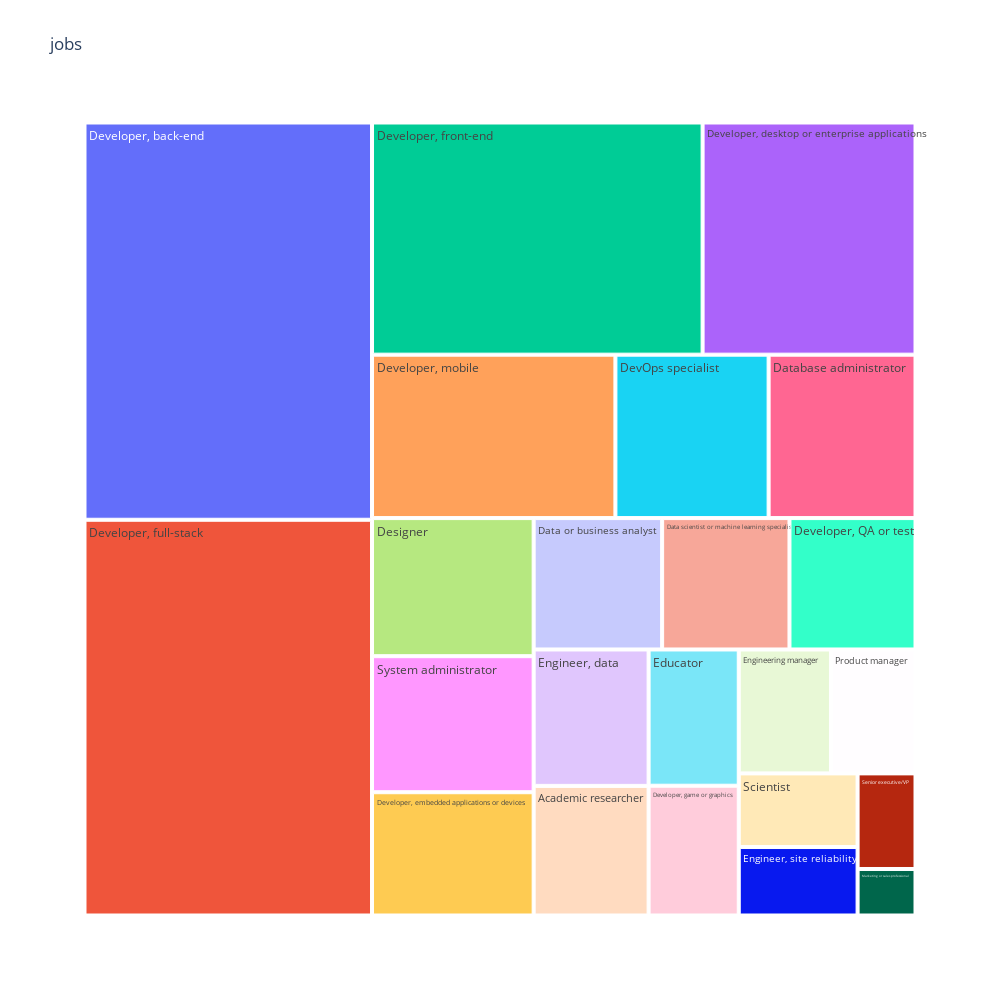

Write notebook code for a chart like this one.
### Code cell
jobs_freq = df['DevType'].sum().reset_index()
jobs_freq.columns = ['job','count']

px.treemap(jobs_freq,path=['job'],values='count',title='jobs',width=1000,height=1000)

### Figure 1 — Plotly figure (JSON) as saved in the notebook; plotly's stock layout.template omitted (floating-point values rounded to 4 significant figures)
{"data": [{"branchvalues": "total", "domain": {"x": [0, 1], "y": [0, 1]}, "hovertemplate": "labels=%{label}<br>count=%{value}<br>parent=%{parent}<br>id=%{id}<extra></extra>", "ids": ["Academic researcher", "Data or business analyst", "Data scientist or machine learning specialist", "Database administrator", "Designer", "DevOps specialist", "Developer, QA or test", "Developer, back-end", "Developer, desktop or enterprise applications", "Developer, embedded applications or devices", "Developer, front-end", "Developer, full-stack", "Developer, game or graphics", "Developer, mobile", "Educator", "Engineer, data", "Engineer, site reliability", "Engineering manager", "Marketing or sales professional", "Product manager", "Scientist", "Senior executive/VP", "System administrator"], "labels": ["Academic researcher", "Data or business analyst", "Data scientist or machine learning specialist", "Database administrator", "Designer", "DevOps specialist", "Developer, QA or test", "Developer, back-end", "Developer, desktop or enterprise applications", "Developer, embedded applications or devices", "Developer, front-end", "Developer, full-stack", "Developer, game or graphics", "Developer, mobile", "Educator", "Engineer, data", "Engineer, site reliability", "Engineering manager", "Marketing or sales professional", "Product manager", "Scientist", "Senior executive/VP", "System administrator"], "name": "", "parents": ["", "", "", "", "", "", "", "", "", "", "", "", "", "", "", "", "", "", "", "", "", "", ""], "type": "treemap", "values": [3552, 4024, 3988, 5722, 5321, 5969, 3947, 27228, 11784, 4750, 18296, 27125, 2789, 9482, 2928, 3738, 1940, 2724, 642, 2497, 2086, 1320, 5242]}], "layout": {"height": 1000, "legend": {"tracegroupgap": 0}, "title": {"text": "jobs"}, "width": 1000}}
